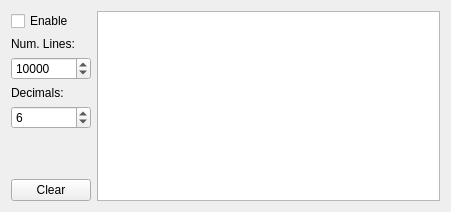
<?xml version="1.0" encoding="UTF-8"?>
<ui version="4.0">
 <class>DataTextView</class>
 <widget class="QWidget" name="DataTextView">
  <property name="geometry">
   <rect>
    <x>0</x>
    <y>0</y>
    <width>451</width>
    <height>212</height>
   </rect>
  </property>
  <property name="windowTitle">
   <string>Form</string>
  </property>
  <layout class="QHBoxLayout" name="horizontalLayout">
   <item>
    <layout class="QVBoxLayout" name="verticalLayout">
     <item>
      <widget class="QCheckBox" name="cbEnable">
       <property name="toolTip">
        <string>Enable display of plotted data as text.</string>
       </property>
       <property name="text">
        <string>Enable</string>
       </property>
      </widget>
     </item>
     <item>
      <widget class="QLabel" name="label">
       <property name="text">
        <string>Num. Lines:</string>
       </property>
      </widget>
     </item>
     <item>
      <widget class="QSpinBox" name="spNumLines">
       <property name="minimum">
        <number>1</number>
       </property>
       <property name="maximum">
        <number>100000</number>
       </property>
       <property name="value">
        <number>10000</number>
       </property>
      </widget>
     </item>
     <item>
      <widget class="QLabel" name="label_2">
       <property name="text">
        <string>Decimals:</string>
       </property>
      </widget>
     </item>
     <item>
      <widget class="QSpinBox" name="spDecimals">
       <property name="maximum">
        <number>9</number>
       </property>
       <property name="value">
        <number>6</number>
       </property>
      </widget>
     </item>
     <item>
      <spacer name="verticalSpacer">
       <property name="orientation">
        <enum>Qt::Vertical</enum>
       </property>
       <property name="sizeHint" stdset="0">
        <size>
         <width>20</width>
         <height>1</height>
        </size>
       </property>
      </spacer>
     </item>
     <item>
      <widget class="QPushButton" name="pbClear">
       <property name="text">
        <string>Clear</string>
       </property>
      </widget>
     </item>
    </layout>
   </item>
   <item>
    <widget class="QPlainTextEdit" name="textView">
     <property name="readOnly">
      <bool>true</bool>
     </property>
    </widget>
   </item>
  </layout>
 </widget>
 <resources/>
 <connections/>
</ui>
